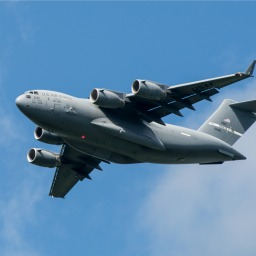
#> input picture MachingLearning/chapter8/images/plane_256x256.jpg, 256 x 256 px
$ python '8.4 crop.py'
#> lines starting #> are read from the running program, lines starting #| are printed output that depends on the picture
# 裁剪图像
import cv2
from matplotlib import pyplot as plt

image = cv2.imread("images/plane_256x256.jpg",cv2.IMREAD_GRAYSCALE)
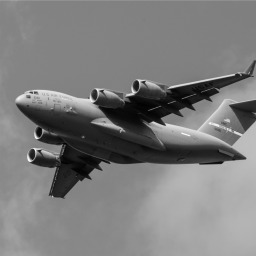
#> image: shape (256, 256); min 0, max 252, mean 124.4
# 选择所有的行和前128列
image_cropped = image[:,:128]
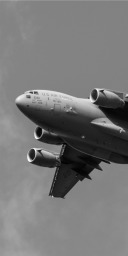
#> image_cropped: shape (256, 128); min 0, max 252, mean 118.8

plt.imshow(image_cropped,cmap="gray"),plt.axis("off")
plt.show()

$ run again, with MachingLearning/chapter8/images/plane_new.jpg copied over MachingLearning/chapter8/images/plane_256x256.jpg
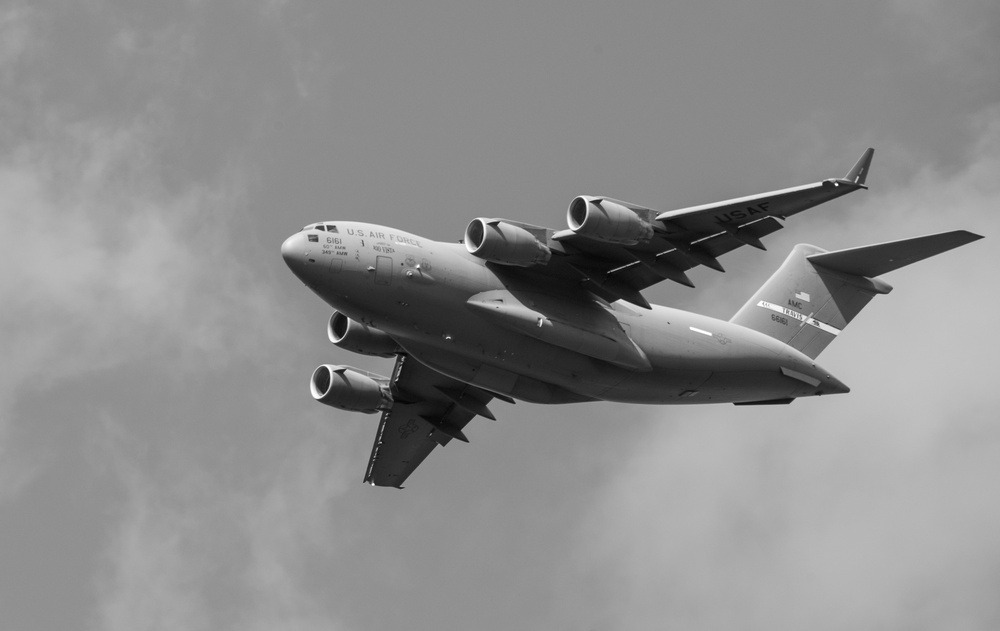
#> input picture MachingLearning/chapter8/images/plane_new.jpg, 1000 x 631 px, shrunk from 3600 x 2270 before the run
#> image is the input picture: shape (631, 1000); min 3, max 255, mean 140.7
#> `image_cropped = image[:,:128]`:
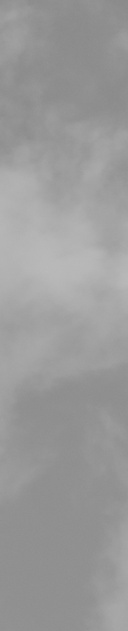
#> image_cropped: shape (631, 128); min 137, max 186, mean 154
